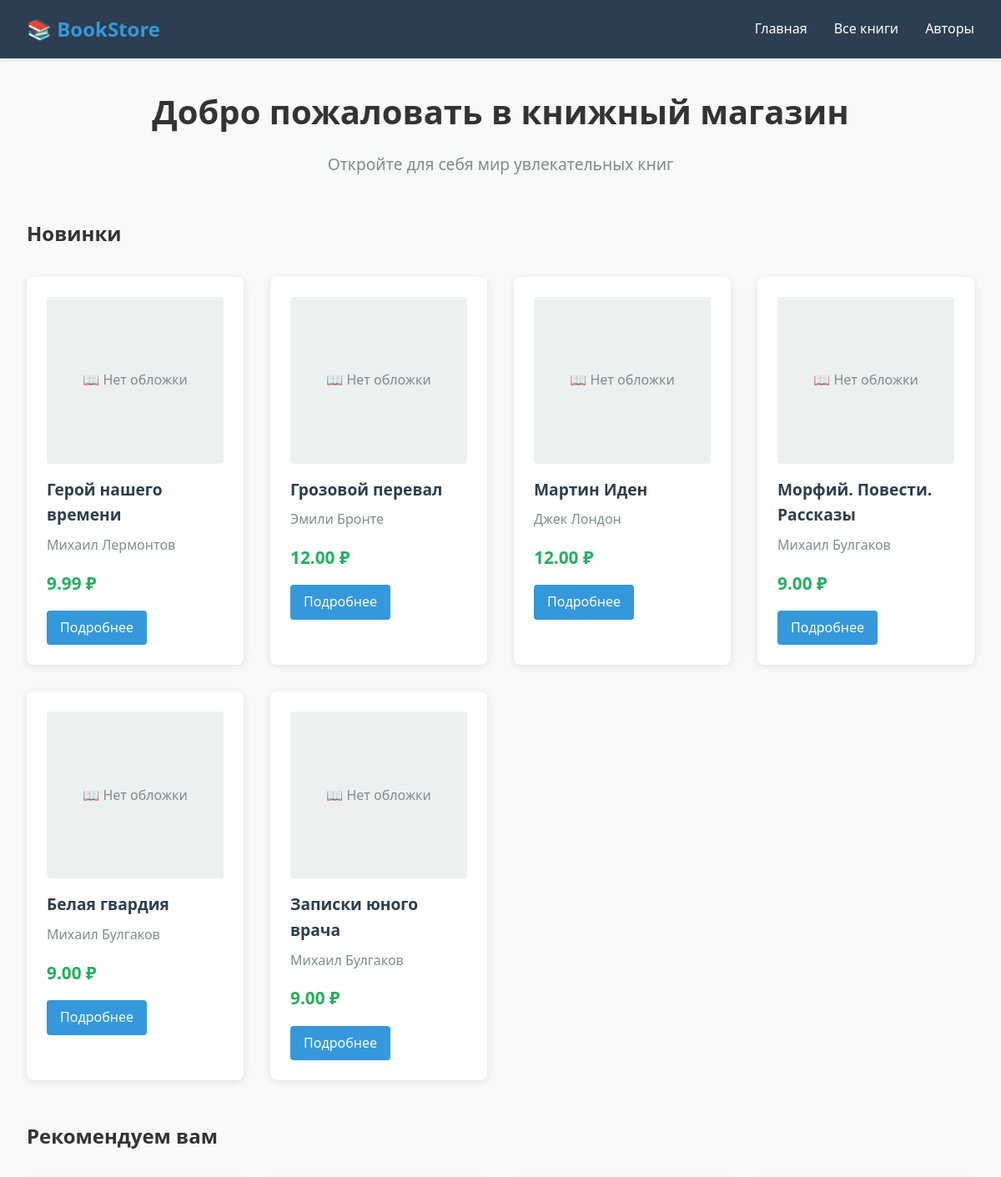
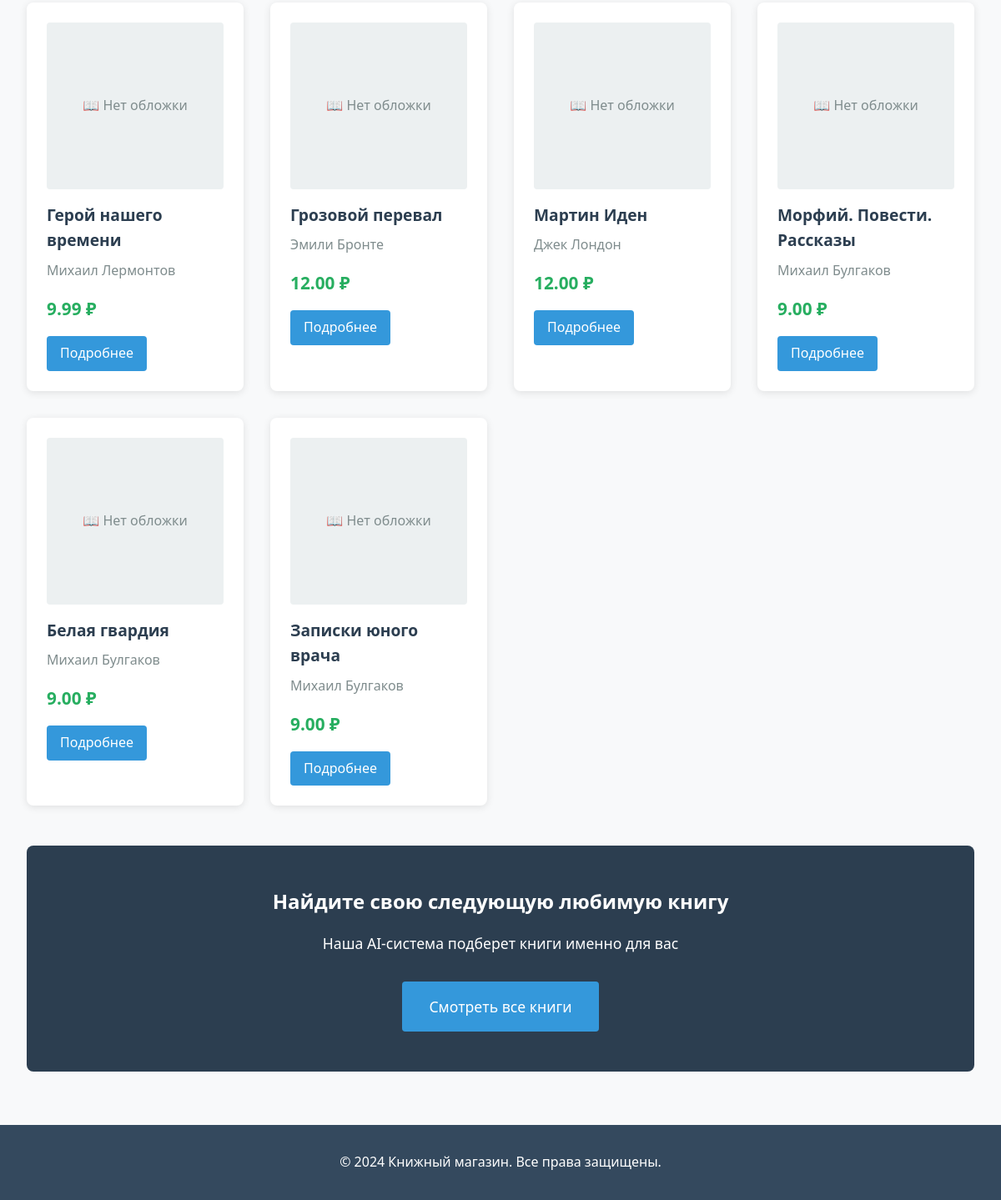
The page / on the database its author committed (2 pictures, top to bottom).
### books/models.py (models this page shows, shortened)
class Book(models.Model):
    title = models.CharField(max_length=200, verbose_name="Название книги")
    author = models.ForeignKey(Author, on_delete=models.CASCADE, verbose_name="Автор")
    genres = models.ManyToManyField(Genre, verbose_name="Жанры")
    description = models.TextField(verbose_name="Описание")
    price = models.DecimalField(max_digits=10, decimal_places=2, verbose_name="Цена")
    cover_image = models.ImageField(upload_to='covers/', blank=True, null=True, verbose_name="Обложка")
    isbn = models.CharField(max_length=17, blank=True, null=True, verbose_name="ISBN")
    published_date = models.DateField(blank=True, null=True, verbose_name="Дата публикации")
    created_at = models.DateTimeField(auto_now_add=True, verbose_name="Дата добавления")
    class Meta:
        verbose_name = "Книга"
        verbose_name_plural = "Книги"

class Author(models.Model):
    name = models.CharField(max_length=100, verbose_name="Имя автора")
    bio = models.TextField(blank=True, null=True, verbose_name="Биография")
    class Meta:
        verbose_name = "Автор"
        verbose_name_plural = "Авторы"

### books/views.py (the view)
# urls.py: path('', views.home, name='home'),
def home(request):
    latest_books = Book.objects.all().order_by('-created_at')[:6]
    recommender = BookRecommender()
    popular_books = recommender.get_popular_books(n_recommendations=6)
    context = {
        'latest_books': latest_books,
        'popular_books': popular_books,
        'page_title': 'Главная - Книжный магазин'
    }
    return render(request, 'books/home.html', context)

### books/recommendations.py (called while the page is built)
    def get_popular_books(self, n_recommendations=5):
        return Book.objects.all().order_by('-id')[:n_recommendations]

### books/templates/books/home.html
{% extends 'books/base.html' %} {% block content %}
<div style="text-align: center; margin-bottom: 3rem">
  <h1 style="font-size: 2.5rem; margin-bottom: 1rem">
    Добро пожаловать в книжный магазин
  </h1>
  <p style="font-size: 1.2rem; color: #7f8c8d">
    Откройте для себя мир увлекательных книг
  </p>
</div>
<h2 style="margin-bottom: 1rem">Новинки</h2>
<div class="book-grid">
  {% for book in latest_books %}
  <div class="book-card">
    {% if book.cover_image %}
    <img
      src="{{ book.cover_image.url }}"
      alt="{{ book.title }}"
      style="
        width: 100%;
        height: 200px;
        object-fit: cover;
        border-radius: 4px;
        margin-bottom: 1rem;
      "
    />
    {% else %}
    <div
      style="
        width: 100%;
        height: 200px;
        background: #ecf0f1;
        display: flex;
        align-items: center;
        justify-content: center;
        border-radius: 4px;
        margin-bottom: 1rem;
        color: #7f8c8d;
      "
    >
      📖 Нет обложки
    </div>
    {% endif %}
    <div class="book-title">{{ book.title }}</div>
    <div class="book-author">{{ book.author.name }}</div>
    <div class="book-price">{{ book.price }} ₽</div>
    <a href="{% url 'book_detail' book.id %}" class="btn">Подробнее</a>
  </div>
  {% empty %}
  <p>Пока нет книг в каталоге.</p>
  {% endfor %}
</div>
{% if popular_books %}
<div style="margin-top: 3rem">
  <h2 style="margin-bottom: 1.5rem">Рекомендуем вам</h2>
  <div class="book-grid">
    {% for book in popular_books %}
    <div class="book-card">
      {% if book.cover_image %}
      <img
        src="{{ book.cover_image.url }}"
        alt="{{ book.title }}"
        style="
          width: 100%;
          height: 200px;
          object-fit: cover;
          border-radius: 4px;
          margin-bottom: 1rem;
        "
      />
      {% else %}
      <div
        style="
          width: 100%;
          height: 200px;
          background: #ecf0f1;
          display: flex;
          align-items: center;
          justify-content: center;
          border-radius: 4px;
          margin-bottom: 1rem;
          color: #7f8c8d;
        "
      >
        📖 Нет обложки
      </div>
      {% endif %}
      <div class="book-title">{{ book.title }}</div>
      <div class="book-author">{{ book.author.name }}</div>
      <div class="book-price">{{ book.price }} ₽</div>
      <a href="{% url 'book_detail' book.id %}" class="btn">Подробнее</a>
    </div>
    {% endfor %}
  </div>
</div>
{% endif %}
<div
  style="
    background: #2c3e50;
    color: white;
    padding: 3rem;
    border-radius: 8px;
    margin-top: 3rem;
    text-align: center;
  "
>
  <h2 style="margin-bottom: 1rem">Найдите свою следующую любимую книгу</h2>
  <p style="margin-bottom: 2rem; font-size: 1.1rem">
    Наша AI-система подберет книги именно для вас
  </p>
  <a
    href="{% url 'book_list' %}"
    class="btn"
    style="background: #3498db; padding: 1rem 2rem; font-size: 1.1rem"
  >
    Смотреть все книги
  </a>
</div>
{% endblock %}

### books/templates/books/base.html (shortened to what this page needs)
<!DOCTYPE html>
<html lang="ru">
  <head>
  </head>
  <body>
    <header class="header">
      <nav class="nav">
        <div class="logo">📚 BookStore</div>
        <ul class="nav-links">
          <li><a href="{% url 'home' %}">Главная</a></li>
          <li><a href="{% url 'book_list' %}">Все книги</a></li>
          <li><a href="{% url 'author_list' %}">Авторы</a></li>
        </ul>
      </nav>
    </header>
    <main class="container">{% block content %} {% endblock %}</main>
    <footer class="footer">
      <p>&copy; 2024 Книжный магазин. Все права защищены.</p>
    </footer>
  </body>
</html>

### books/templates/books/base.html (style rules this page uses)
* { margin: 0; padding: 0; box-sizing: border-box; }
body { font-family: "Segoe UI", Tahoma, Geneva, Verdana, sans-serif; line-height: 1.6; color: #333; background-color: #f8f9fa; }
.header { background: #2c3e50; color: white; padding: 1rem 0; box-shadow: 0 2px 5px rgba(0, 0, 0, 0.1); }
.nav { max-width: 1200px; margin: 0 auto; display: flex; justify-content: space-between; align-items: center; padding: 0 2rem; }
.logo { font-size: 1.5rem; font-weight: bold; color: #3498db; }
.nav-links { display: flex; list-style: none; gap: 2rem; }
.nav-links a { color: white; text-decoration: none; transition: color 0.3s; }
.container { max-width: 1200px; margin: 2rem auto; padding: 0 2rem; }
.book-grid { display: grid; grid-template-columns: repeat(auto-fill, minmax(250px, 1fr)); gap: 2rem; margin: 2rem 0; }
.book-card { background: white; border-radius: 8px; padding: 1.5rem; box-shadow: 0 2px 10px rgba(0, 0, 0, 0.1); transition: transform 0.3s, box-shadow 0.3s; }
.book-title { font-size: 1.2rem; font-weight: bold; margin-bottom: 0.5rem; color: #2c3e50; }
.book-author { color: #7f8c8d; margin-bottom: 0.5rem; }
.book-price { font-size: 1.3rem; font-weight: bold; color: #27ae60; margin: 1rem 0; }
.btn { display: inline-block; background: #3498db; color: white; padding: 0.5rem 1rem; border-radius: 4px; text-decoration: none; border: none; cursor: pointer; transition: background 0.3s; }
.footer { background: #34495e; color: white; text-align: center; padding: 2rem 0; margin-top: 4rem; }

### rows shown on the page
Book: cover_image "📖 Нет обложки", title "Герой нашего времени", author.name "Михаил Лермонтов", price "9.99"
Book: cover_image "📖 Нет обложки", title "Грозовой перевал", author.name "Эмили Бронте", price "12.00"
Book: cover_image "📖 Нет обложки", title "Мартин Иден", author.name "Джек Лондон", price "12.00"
Book: cover_image "📖 Нет обложки", title "Морфий. Повести. Рассказы", author.name "Михаил Булгаков", price "9.00"
Book: cover_image "📖 Нет обложки", title "Белая гвардия", author.name "Михаил Булгаков", price "9.00"
Book: cover_image "📖 Нет обложки", title "Записки юного врача", author.name "Михаил Булгаков", price "9.00"
